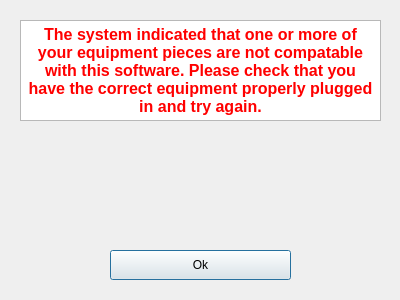
<?xml version="1.0" encoding="UTF-8"?>
<ui version="4.0">
 <class>popup</class>
 <widget class="QDialog" name="popup">
  <property name="geometry">
   <rect>
    <x>0</x>
    <y>0</y>
    <width>400</width>
    <height>300</height>
   </rect>
  </property>
  <property name="windowTitle">
   <string>Dialog</string>
  </property>
  <widget class="QTextBrowser" name="tb_errormessage">
   <property name="geometry">
    <rect>
     <x>20</x>
     <y>20</y>
     <width>361</width>
     <height>101</height>
    </rect>
   </property>
   <property name="html">
    <string>&lt;!DOCTYPE HTML PUBLIC &quot;-//W3C//DTD HTML 4.0//EN&quot; &quot;http://www.w3.org/TR/REC-html40/strict.dtd&quot;&gt;
&lt;html&gt;&lt;head&gt;&lt;meta name=&quot;qrichtext&quot; content=&quot;1&quot; /&gt;&lt;style type=&quot;text/css&quot;&gt;
p, li { white-space: pre-wrap; }
&lt;/style&gt;&lt;/head&gt;&lt;body style=&quot; font-family:'PibotoLt'; font-size:12pt; font-weight:400; font-style:normal;&quot;&gt;
&lt;p align=&quot;center&quot; style=&quot; margin-top:0px; margin-bottom:0px; margin-left:0px; margin-right:0px; -qt-block-indent:0; text-indent:0px;&quot;&gt;&lt;span style=&quot; font-weight:600; color:#ff0000;&quot;&gt;The system indicated that one or more of your equipment pieces are not compatable with this software. Please check that you have the correct equipment properly plugged in and try again.&lt;/span&gt;&lt;/p&gt;&lt;/body&gt;&lt;/html&gt;</string>
   </property>
  </widget>
  <widget class="QPushButton" name="pushButton">
   <property name="geometry">
    <rect>
     <x>110</x>
     <y>250</y>
     <width>181</width>
     <height>30</height>
    </rect>
   </property>
   <property name="text">
    <string>Ok</string>
   </property>
  </widget>
 </widget>
 <resources/>
 <connections/>
</ui>
